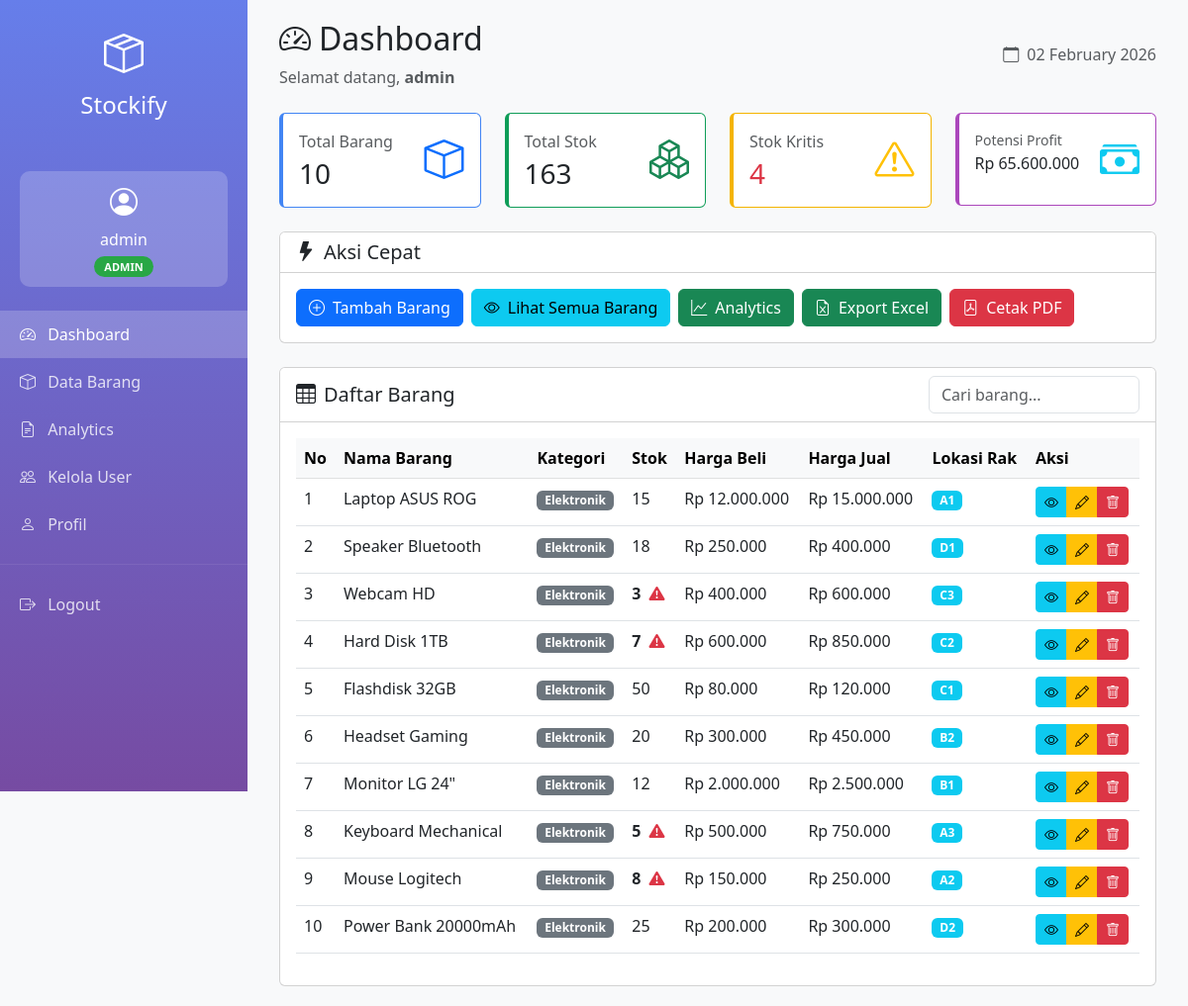
/dashboard.php (signed in), run on the app's committed database.
### tables this page shows
CREATE TABLE barang (
    id INT AUTO_INCREMENT PRIMARY KEY,
    nama_barang VARCHAR(100) NOT NULL,
    kategori VARCHAR(50) NOT NULL,
    stok INT NOT NULL DEFAULT 0,
    harga_beli DECIMAL(10,2) NOT NULL,
    harga_jual DECIMAL(10,2) NOT NULL,
    lokasi_rak VARCHAR(20) NOT NULL,
    created_at TIMESTAMP DEFAULT CURRENT_TIMESTAMP,
    updated_at TIMESTAMP DEFAULT CURRENT_TIMESTAMP ON UPDATE CURRENT_TIMESTAMP,
    INDEX idx_kategori (kategori),
    INDEX idx_stok (stok)
);

### koneksi.php (called while the page is built, shortened)
<?php
function format_rupiah($angka) {
    return "Rp " . number_format($angka, 0, ',', '.');
}
?>

### dashboard.php (the view, shortened to what this page needs)
<?php
require_once 'koneksi.php';
$username = $_SESSION['username'];
$role = $_SESSION['role'];
$total_barang = $koneksi->query("SELECT COUNT(*) as total FROM barang")->fetch_assoc()['total'];
$total_stok = $koneksi->query("SELECT SUM(stok) as total FROM barang")->fetch_assoc()['total'];
$stok_kritis = $koneksi->query("SELECT COUNT(*) as total FROM barang WHERE stok < 10")->fetch_assoc()['total'];
if ($role === 'admin') {
    $nilai_beli = $koneksi->query("SELECT SUM(harga_beli * stok) as total FROM barang")->fetch_assoc()['total'];
    $nilai_jual = $koneksi->query("SELECT SUM(harga_jual * stok) as total FROM barang")->fetch_assoc()['total'];
    $potensi_profit = $nilai_jual - $nilai_beli;
}
$query_barang = "SELECT * FROM barang ORDER BY created_at DESC";
$result_barang = $koneksi->query($query_barang);
?>
<!DOCTYPE html>
<html lang="id">
<head>
    <link href="https://cdn.jsdelivr.net/npm/bootstrap@5.3.0/dist/css/bootstrap.min.css" rel="stylesheet">
    <link href="https://cdn.jsdelivr.net/npm/bootstrap-icons@1.10.0/font/bootstrap-icons.css" rel="stylesheet">
</head>
<body>
    <div class="sidebar">
        <div class="text-center py-4">
            <i class="bi bi-box-seam fs-1"></i>
            <h4 class="mt-2">Stockify</h4>
        </div>
        <div class="user-badge text-center">
            <i class="bi bi-person-circle fs-3"></i>
            <h6 class="mt-2 mb-1"><?= htmlspecialchars($username) ?></h6>
            <span class="role-<?= $role ?>"><?= strtoupper($role) ?></span>
        </div>
        <nav class="nav flex-column mt-4">
            <a class="nav-link active" href="dashboard.php">
                <i class="bi bi-speedometer2 me-2"></i> Dashboard
            </a>
            <a class="nav-link" href="barang.php">
                <i class="bi bi-box me-2"></i> Data Barang
            </a>
            <?php if ($role === 'admin'): ?>
            <a class="nav-link" href="analytics.php">
                <i class="bi bi-file-earmark-text me-2"></i> Analytics
            </a>
            <a class="nav-link" href="#" onclick="alert('Fitur Kelola User sedang dalam pengembangan')">
                <i class="bi bi-people me-2"></i> Kelola User
            </a>
            <?php endif; ?>
            <a class="nav-link" href="#" onclick="alert('Fitur Profil sedang dalam pengembangan')">
                <i class="bi bi-person me-2"></i> Profil
            </a>
            <hr style="border-color: rgba(255,255,255,0.3);">
            <a class="nav-link" href="logout.php" onclick="return confirm('Yakin ingin logout?')">
                <i class="bi bi-box-arrow-right me-2"></i> Logout
            </a>
        </nav>
    </div>
    <div class="main-content">
        <div class="container-fluid">
            <div class="d-flex justify-content-between align-items-center mb-4">
                <div>
                    <h2><i class="bi bi-speedometer2 me-2"></i>Dashboard</h2>
                    <p class="text-muted mb-0">Selamat datang, <strong><?= htmlspecialchars($username) ?></strong></p>
                </div>
                <div>
                    <span class="text-muted"><i class="bi bi-calendar me-2"></i><?= date('d F Y') ?></span>
                </div>
            </div>
            <div class="row mb-4">
                <div class="col-md-3">
                    <div class="card stat-card blue">
                        <div class="card-body">
                            <div class="d-flex justify-content-between">
                                <div>
                                    <p class="text-muted mb-1">Total Barang</p>
                                    <h3 class="mb-0"><?= $total_barang ?></h3>
                                </div>
                                <div>
                                    <i class="bi bi-box fs-1 text-primary"></i>
                                </div>
                            </div>
                        </div>
                    </div>
                </div>
                <div class="col-md-3">
                    <div class="card stat-card green">
                        <div class="card-body">
                            <div class="d-flex justify-content-between">
                                <div>
                                    <p class="text-muted mb-1">Total Stok</p>
                                    <h3 class="mb-0"><?= number_format($total_stok) ?></h3>
                                </div>
                                <div>
                                    <i class="bi bi-boxes fs-1 text-success"></i>
                                </div>
                            </div>
                        </div>
                    </div>
                </div>
                <div class="col-md-3">
                    <div class="card stat-card orange">
                        <div class="card-body">
                            <div class="d-flex justify-content-between">
                                <div>
                                    <p class="text-muted mb-1">Stok Kritis</p>
                                    <h3 class="mb-0 text-danger"><?= $stok_kritis ?></h3>
                                </div>
                                <div>
                                    <i class="bi bi-exclamation-triangle fs-1 text-warning"></i>
                                </div>
                            </div>
                        </div>
                    </div>
                </div>
                <?php if ($role === 'admin'): ?>
                <div class="col-md-3">
                    <div class="card stat-card purple">
                        <div class="card-body">
                            <div class="d-flex justify-content-between">
                                <div>
                                    <p class="text-muted mb-1 small">Potensi Profit</p>
                                    <h6 class="mb-0"><?= format_rupiah($potensi_profit) ?></h6>
                                </div>
                                <div>
                                    <i class="bi bi-cash-stack fs-1 text-info"></i>
                                </div>
                            </div>
                        </div>
                    </div>
                </div>
                <?php endif; ?>
            </div>
            <div class="row mb-4">
                <div class="col-12">
                    <div class="card">
                        <div class="card-header bg-white">
                            <h5 class="mb-0"><i class="bi bi-lightning-fill me-2"></i>Aksi Cepat</h5>
                        </div>
                        <div class="card-body">
                            <div class="d-flex gap-2 flex-wrap">
                                <?php if ($role === 'admin'): ?>
                                <a href="barang.php" class="btn btn-primary">
                                    <i class="bi bi-plus-circle me-2"></i>Tambah Barang
                                </a>
                                <?php endif; ?>
                                <a href="barang.php" class="btn btn-info">
                                    <i class="bi bi-eye me-2"></i>Lihat Semua Barang
                                </a>
                                <a href="analytics.php" class="btn btn-success">
                                    <i class="bi bi-graph-up me-2"></i>Analytics
                                </a>
                                <a href="export_excel.php" class="btn btn-success">
                                    <i class="bi bi-file-earmark-excel me-2"></i>Export Excel
                                </a>
                                <?php if ($role === 'admin'): ?>
                                <a href="cetak_laporan.php" class="btn btn-danger" target="_blank">
                                    <i class="bi bi-file-pdf me-2"></i>Cetak PDF
                                </a>
                                <?php endif; ?>
                            </div>
                        </div>
                    </div>
                </div>
            </div>
            <div class="card">
                <div class="card-header bg-white d-flex justify-content-between align-items-center">
                    <h5 class="mb-0"><i class="bi bi-table me-2"></i>Daftar Barang</h5>
                    <input type="text" class="form-control w-25" id="searchInput" placeholder="Cari barang...">
                </div>
                <div class="card-body">
                    <div class="table-responsive">
                        <table class="table table-hover" id="barangTable">
                            <thead class="table-light">
                                <tr>
                                    <th>No</th>
                                    <th>Nama Barang</th>
                                    <th>Kategori</th>
                                    <th>Stok</th>
                                    <?php if ($role === 'admin'): ?>
                                    <th>Harga Beli</th>
                                    <th>Harga Jual</th>
                                    <?php endif; ?>
                                    <th>Lokasi Rak</th>
                                    <th>Aksi</th>
                                </tr>
                            </thead>
                            <tbody>
                                <?php
                                $no = 1;
                                while ($row = $result_barang->fetch_assoc()):
                                    $stok_class = $row['stok'] < 10 ? 'stok-kritis' : '';
                                ?>
                                <tr>
                                    <td><?= $no++ ?></td>
                                    <td><?= htmlspecialchars($row['nama_barang']) ?></td>
                                    <td><span class="badge bg-secondary"><?= htmlspecialchars($row['kategori']) ?></span></td>
                                    <td class="<?= $stok_class ?>">
                                        <?= $row['stok'] ?>
                                        <?php if ($row['stok'] < 10): ?>
                                        <i class="bi bi-exclamation-triangle-fill text-danger ms-1" title="Stok Kritis!"></i>
                                        <?php endif; ?>
                                    </td>
                                    <?php if ($role === 'admin'): ?>
                                    <td><?= format_rupiah($row['harga_beli']) ?></td>
                                    <td><?= format_rupiah($row['harga_jual']) ?></td>
                                    <?php endif; ?>
                                    <td><span class="badge bg-info"><?= htmlspecialchars($row['lokasi_rak']) ?></span></td>
                                    <td>
                                        <div class="btn-group btn-group-sm">
                                            <a href="barang.php"
                                               class="btn btn-info" title="Detail">
                                                <i class="bi bi-eye"></i>
                                            </a>
                                            <?php if ($role === 'admin'): ?>
                                            <a href="edit_barang.php?id=<?= $row['id'] ?>"
                                               class="btn btn-warning" title="Edit">
                                                <i class="bi bi-pencil"></i>
                                            </a>
                                            <a href="delete_barang.php?id=<?= $row['id'] ?>"
                                               class="btn btn-danger" title="Hapus"
                                               onclick="return confirm('Yakin ingin menghapus barang ini?')">
                                                <i class="bi bi-trash"></i>
                                            </a>
                                            <?php endif; ?>
                                        </div>
                                    </td>
                                </tr>
                                <?php endwhile; ?>
                            </tbody>
                        </table>
                    </div>
                </div>
            </div>
        </div>
    </div>
</body>
</html>

### dashboard.php (style rules this page uses)
:root { --primary-color: #667eea; --secondary-color: #764ba2; }
body { background: #f8f9fa; }
.sidebar { min-height: 100vh; background: linear-gradient(180deg, var(--primary-color) 0%, var(--secondary-color) 100%); color: white; position: fixed; width: 250px; }
.sidebar .nav-link { color: rgba(255,255,255,0.8); padding: 12px 20px; transition: all 0.3s; }
.sidebar .nav-link:hover, .sidebar .nav-link.active { background: rgba(255,255,255,0.2); color: white; }
.main-content { margin-left: 250px; padding: 20px; }
.stat-card { border-left: 4px solid; transition: transform 0.3s; }
.stat-card.blue { border-color: #4285f4; }
.stat-card.green { border-color: #0f9d58; }
.stat-card.orange { border-color: #f4b400; }
.stat-card.purple { border-color: #ab47bc; }
.stok-kritis { color: #dc3545; font-weight: bold; }
.user-badge { background: rgba(255,255,255,0.2); padding: 10px; border-radius: 10px; margin: 20px; }
.role-admin { background: #28a745; color: white; padding: 3px 10px; border-radius: 12px; font-size: 11px; font-weight: 600; }

### data on the page
barang: nama_barang "Laptop ASUS ROG", kategori "Elektronik", stok "15", harga_beli "Rp 12.000.000", harga_jual "Rp 15.000.000", lokasi_rak "A1"
barang: nama_barang "Speaker Bluetooth", kategori "Elektronik", stok "18", harga_beli "Rp 250.000", harga_jual "Rp 400.000", lokasi_rak "D1"
barang: nama_barang "Webcam HD", kategori "Elektronik", stok "3", harga_beli "Rp 400.000", harga_jual "Rp 600.000", lokasi_rak "C3"
barang: nama_barang "Hard Disk 1TB", kategori "Elektronik", stok "7", harga_beli "Rp 600.000", harga_jual "Rp 850.000", lokasi_rak "C2"
barang: nama_barang "Flashdisk 32GB", kategori "Elektronik", stok "50", harga_beli "Rp 80.000", harga_jual "Rp 120.000", lokasi_rak "C1"
barang: nama_barang "Headset Gaming", kategori "Elektronik", stok "20", harga_beli "Rp 300.000", harga_jual "Rp 450.000", lokasi_rak "B2"
barang: nama_barang "Monitor LG 24\"", kategori "Elektronik", stok "12", harga_beli "Rp 2.000.000", harga_jual "Rp 2.500.000", lokasi_rak "B1"
barang: nama_barang "Keyboard Mechanical", kategori "Elektronik", stok "5", harga_beli "Rp 500.000", harga_jual "Rp 750.000", lokasi_rak "A3"
barang: nama_barang "Mouse Logitech", kategori "Elektronik", stok "8", harga_beli "Rp 150.000", harga_jual "Rp 250.000", lokasi_rak "A2"
barang: nama_barang "Power Bank 20000mAh", kategori "Elektronik", stok "25", harga_beli "Rp 200.000", harga_jual "Rp 300.000", lokasi_rak "D2"

### other printed values
$username "admin"
$role "ADMIN"
$total_barang "10"
$total_stok "163"
$stok_kritis "4"
format_rupiah($potensi_profit) "Rp 65.600.000"
